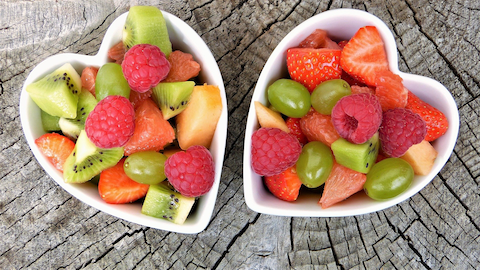
#> input picture Curso Coursera/Semana 7/fruit.png, 480 x 270 px
$ jupyter execute --allow-errors 'Tarea 6.ipynb'
#> lines starting #> are read from the running program, lines starting #| are printed output that depends on the picture; after the words box and inside, x2 and y2 are one past the last pixel; in counts of white or black regions, pixels touching at a corner belong together
# Procesamiento de imágenes · Tarea 6

En esta tarea aplicaremos lo aprendido sobre procesamiento morfológico, incluyendo dilatación, erosión y _region growing_.

### Importante
* Lee atentamente las instrucciones y todo el código.
* Ejecuta las celdas en orden.
* Escribe tu código en las celdas que lo soliciten.
* Usa los nombres de variables que te pidan.
* Confirma que tu código esté correcto corriendo las celdas que dicen "Chequeo".
* Si el chequeo alerta que hay alguna variable incorrecta, vuelve atrás y arréglala. No hay penalización por esto.

## Configuración inicial

##### Importamos librerías

[cell 1]
import cv2
import matplotlib.pyplot as plt
import numpy as np

import checker
import importlib

##### Aumentamos el tamaño de las imágenes

[cell 2]
plt.rcParams['figure.dpi'] = 200

## Parte 1 · _Region growing_ para una imagen binaria

Comencemos con una pequeña imagen binaria de un corazón.

[cell 3]
img_pixel = np.zeros((11, 13), dtype=np.uint8)

coords = ((1,3), (1,4), (1, 8), (1, 9), (2, 2), (2, 5),
          (2, 7), (2, 10), (3, 1), (3, 6), (3, 11), (4, 1),
          (4, 11), (5, 2), (5, 10), (6, 3), (6, 9), (7, 4),
          (7, 8), (8, 5), (8, 7), (9, 6))

img_pixel[tuple(zip(*coords))] = 1

plt.imshow(img_pixel, cmap='gray')
plt.axis('off');
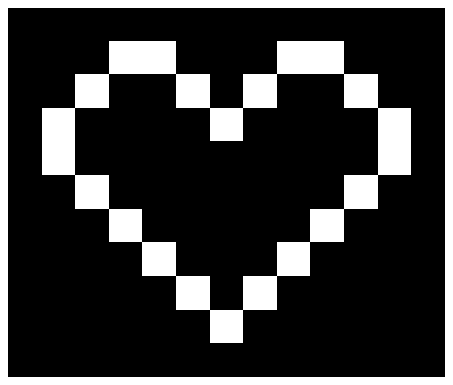
#> figure drawn by matplotlib, 1 panel

En clases vimos un algoritmo de _region growing_ que dilata un pixel semilla para ir rellenando el área dentro de un perímetro.

Implementa este algoritmo en la función ```region_growing_morphology```, recibiendo una imagen binaria (como ```img_pixel```) y las coordenadas del pixel semilla como una tupla ```(y, x)```. Debe retornar una imagen donde los pixeles dentro del perímetro valgan uno y el resto cero. El perímetro debe valer cero. Como no llegaremos a los bordes de la imagen, no te preocupes por esos casos extremos.

[cell 4]
# Escribe tu código en las siguientes líneas
def region_growing_morphology(img_pixel, seed):
    # Definimos una máscara de salida
#> called with img_pixel = array of shape (11, 13), seed = (5, 5)
    mask = np.zeros(img_pixel.shape)

    # Definimos una lista de pixeles visitados
    visited = np.zeros(img_pixel.shape)

    # Obtenemos las dimensiones de la imagen
    h, w = img_pixel.shape

    # Definimos una lista de pixeles a visitar
    to_visit = [seed]

    # Mientras haya pixeles por visitar
    while to_visit:
        # Obtenemos el pixel actual
        y, x = to_visit.pop()

        # Obtenemos los vecinos
        neighbors = []
        if y > 0:
            neighbors.append((y-1, x))
        if y < h-1:
            neighbors.append((y+1, x))
        if x > 0:
            neighbors.append((y, x-1))
        if x < w-1:
            neighbors.append((y, x+1))

        # Para cada vecino
        for neighbor in neighbors:
            ny, nx = neighbor
            # Si no ha sido visitado y es un pixel de la región
            if mask[ny, nx] == 0 and img_pixel[ny, nx] == 0:
                # Lo agregamos a la lista de pixeles a visitar
                to_visit.append(neighbor)

            # Marcamos el pixel como visitado
            visited[y, x] = 1
            mask[y, x] = 1

    return mask

[cell 5]
region_pixel = region_growing_morphology(img_pixel, (5, 5))

plt.imshow(region_pixel, cmap='gray')
plt.axis('off');

##### Chequeo

[cell 6]
importlib.reload(checker)
#> (the rest of this cell did not finish here and is left out)

## Parte 2 · Segmentación de imágenes a color

Tenemos una foto de una apetitosa ensalada de fruta y queremos extraer una frambuesa y una uva. Estas están señaladas en la imagen a color.

[cell 7]
img_fruit_path = 'fruit.png'
img_fruit = cv2.imread(img_fruit_path, cv2.IMREAD_COLOR)
#> img_fruit is the input picture: shape (270, 480, 3); mean B, G, R 116.1, 136.8, 171.3

[cell 8]
fig, axs = plt.subplots(1, 2)

axs[0].imshow(cv2.cvtColor(img_fruit, cv2.COLOR_BGR2RGB))
circle = plt.Circle((190, 170), 40, color='royalblue', fill=False)
axs[0].add_patch(circle)
circle = plt.Circle((290, 95), 40, color='royalblue', fill=False)
axs[0].add_patch(circle)
axs[0].axis('off')

axs[1].imshow(cv2.cvtColor(img_fruit, cv2.COLOR_BGR2GRAY), cmap='gray')
axs[1].axis('off');
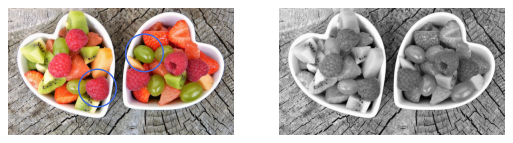
#> figure drawn by matplotlib, 2 panels

La imagen en escala de grises no pareciera ser favorable para segmentar las frutas. Veamos cómo se ve cada canal por separado.

[cell 9]
plt.subplot(1, 3, 1)
plt.imshow(img_fruit[:, :, 0], cmap='gray')
plt.axis('off')
plt.title('Canal azul')

plt.subplot(1, 3, 2)
plt.imshow(img_fruit[:, :, 1], cmap='gray')
plt.axis('off')
plt.title('Canal verde')

plt.subplot(1, 3, 3)
plt.imshow(img_fruit[:, :, 2], cmap='gray')
plt.axis('off')
plt.title('Canal rojo');
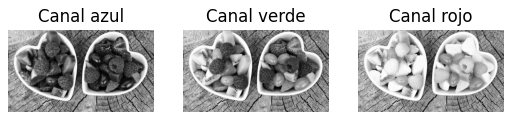
#> figure drawn by matplotlib, 3 panels

En el canal azul hay un bajo contraste entre las frutas. En el verde y rojo se ven mayores diferencias.

Podemos crear una nueva imagen a partir de la suma ponderada de los canales. A través de ensayo y error se encuentra una combinación que exhibe un gran contraste entre las distintas frutas. Es importante notar que los pixeles de la imagen ya no estarán entre 0 y 255.

[cell 10]
img_fruit_new = img_fruit.astype(np.int16)
img_fruit_new = (img_fruit_new[:, :, 0] + img_fruit_new[:, :, 2] - 2*img_fruit_new[:, :, 1])
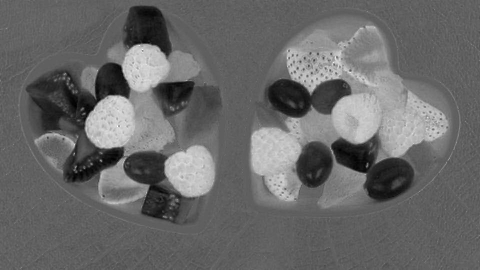
#> img_fruit_new: shape (270, 480) int16; min -167, max 273, mean 13.8; drawn with min black and max white

[cell 11]
plt.subplot(1, 1, 1)
plt.imshow(img_fruit_new, cmap='gray')
plt.axis('off');

Las dos frutas que queremos extraer tienen un tono de gris distinto al de sus alrededores, lo que nos facilitará el trabajo que sigue.

Veamos qué pasa cuando intentamos segmentar las frutas con umbrales globales.

[cell 12]
plt.subplot(1, 2, 1)
plt.imshow(img_fruit_new > 100, cmap='gray')
plt.axis('off')

plt.subplot(1, 2, 2)
plt.imshow(img_fruit_new < -50, cmap='gray')
plt.axis('off');
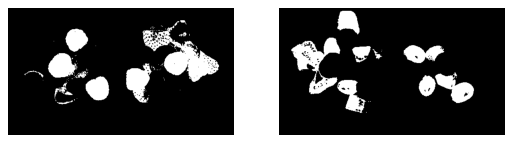
#> figure drawn by matplotlib, 2 panels

Las frutas que queremos extraer se segmentan medianamente bien, pero obviamente no son lo único presente en la imagen. Necesitamos una estrategia distinta. Utilicemos un algoritmo de _region growing_ que nos permita obtener los pixeles conectados y con tono de gris similar a un pixel semilla.

Implementa el algoritmo de _region growing_ en la función ```region_growing_grayscale```. Esta debe recibir una imagen en escala de grises, las coordenadas de un pixel semilla ```(y, x)``` y un _threshold_. Debe hacer crecer el pixel semilla, agregando todo pixel _[4-connected](https://en.wikipedia.org/wiki/Pixel_connectivity#4-connected)_ cuyo valor se diferencie en menos de ```threshold``` al pixel semilla. Debe retornar una imagen donde los pixeles pertenecientes a la región valgan uno y el resto cero. Como no llegaremos a los bordes de la imagen, no te preocupes por esos casos extremos.

En [este](https://en.wikipedia.org/wiki/Flood_fill) artículo puedes encontrar el pseudo-código de algoritmos que podrían ayudarte.

[cell 13]
# Escribe tu código en las siguientes líneas
def region_growing_grayscale(image, seed, threshold):
    # Dimensiones de la imagen
#> called with seed = (170, 190), threshold = 60
    rows, cols = image.shape
#> rows = 270; cols = 480

    # Crear matriz para almacenar la región
    region = np.zeros_like(image, dtype=bool)

    # Lista de puntos por visitar
    points_to_visit = [seed]

    # Valor del pixel semilla
    seed_value = image[seed]
#> seed_value = 170

    # Mientras haya puntos por visitar
    while points_to_visit:
        # Sacar el punto de la lista
        current_point = points_to_visit.pop(0)
        x, y = current_point

        # Si el punto ya fue visitado, continuar
        if region[x, y]:
            continue

        # Si el valor del punto es similar al valor de la semilla, agregarlo a la región
        if abs(image[x, y] - seed_value) <= threshold:
            region[x, y] = True

            # Agregar los vecinos a la lista de puntos por visitar
            if x > 0:
                points_to_visit.append((x - 1, y))
            if x < rows - 1:
                points_to_visit.append((x + 1, y))
            if y > 0:
                points_to_visit.append((x, y - 1))
            if y < cols - 1:
                points_to_visit.append((x, y + 1))
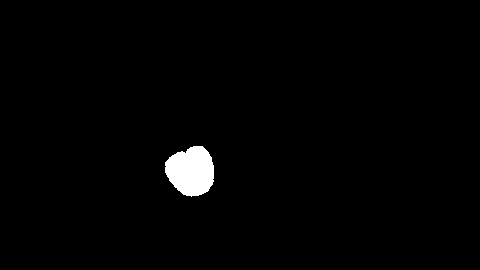
#> region: shape (270, 480) bool; 1.5% white; 1 white region, box (x1, y1, x2, y2) and area: (165, 146, 214, 197) 1888
#> after the loop, points_to_visit = []

    return region.astype(np.uint8)

Segmentemos la frambuesa con el algoritmo. El pixel semilla está en (170, 190) y usaremos un _threshold_ igual a 60.

[cell 14]
mask_raspberry = region_growing_grayscale(img_fruit_new, (170, 190), 60)

plt.imshow(mask_raspberry, cmap='gray')
plt.axis('off');

Si el algoritmo funciona correctamente, deberías ver la forma de la frambuesa en blanco.

##### Chequeo

[cell 15]
importlib.reload(checker)
#> (the rest of this cell did not finish here and is left out)

Repitamos lo mismo para la uva y veamos cómo nos va.

[cell 16]
mask_grape = region_growing_grayscale(img_fruit_new, (100, 295), 60)
#> call 2 of region_growing_grayscale, with seed = (100, 295), threshold = 60
#> in region_growing_grayscale (call 2), `seed_value = image[seed]`: seed_value = -119
#> after the loop in region_growing_grayscale (call 2), `while points_to_visit:`:
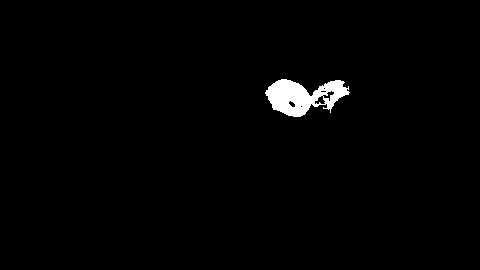
#> region: shape (270, 480) bool; 1.4% white; 1 white region, box (x1, y1, x2, y2) and area: (265, 79, 350, 117) 1833

plt.imshow(mask_grape, cmap='gray')
plt.axis('off');

Como hay una uva de un color similar al lado de la que queremos segmentar, esta también fue incluida en la máscara. Bajemos el umbral a 30.

[cell 17]
mask_grape = region_growing_grayscale(img_fruit_new, (100, 295), 30)
#> call 3 of region_growing_grayscale, with seed = (100, 295), threshold = 30
#> after the loop in region_growing_grayscale (call 3), `while points_to_visit:`:
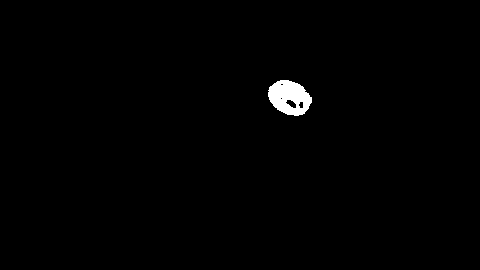
#> region: shape (270, 480) bool; 0.84% white; 1 white region, box (x1, y1, x2, y2) and area: (268, 80, 312, 116) 1086

plt.imshow(mask_grape, cmap='gray')
plt.axis('off');

Logramos eliminar la segunda uva pero ahora faltó parte de la primera. Como vimos en clases, podemos rellenar agujeros realizando primero una dilatación y después una erosión.

Cierra los agujeros aplicando tres dilataciones y luego tres erosiones. Guarda el resultado en ```mask_grape_filled```. Usa las funciones de [aquí](https://docs.scipy.org/doc/scipy/reference/ndimage.html#morphology).

[cell 18]
# Escribe tu código en las siguientes líneas
mask_grape_filled = mask_grape.copy()

# Realizar tres dilataciones
mask_grape_filled = cv2.dilate(mask_grape_filled, None, iterations=3)
#> mask_grape_filled: shape (270, 480); values 0 (black) and 1 (white), 1.3% white; 1 white region, box (x1, y1, x2, y2) and area: (265, 77, 315, 119) 1674

# Realizar tres erosiones
mask_grape_filled = cv2.erode(mask_grape_filled, None, iterations=3)
#> mask_grape_filled: shape (270, 480); values 0 (black) and 1 (white), 0.89% white; 1 white region, box (x1, y1, x2, y2) and area: (268, 80, 312, 116) 1158

[cell 19]
# Transformamos a 0 y 1
mask_grape_filled = mask_grape_filled.astype(np.uint8)

[cell 20]
plt.imshow(mask_grape_filled, cmap='gray')
plt.axis('off');

##### Chequeo

[cell 21]
importlib.reload(checker)
#> (the rest of this cell did not finish here and is left out)

Finalmente, apliquemos las máscaras obtenidas a la imagen a color original para obtener una imagen que solo incluya las dos frutas a color. Ya hemos hecho esto en tareas pasadas. Guarda el resultado en ```img_fruit_masked```. Debe ser un arreglo tridimensional compuesto por ```uint8``` entre 0 y 255.

[cell 22]
# Escribe tu código en las siguientes líneas
img_fruit_masked = img_fruit.copy()

# Unir las máscaras
mask = mask_raspberry + mask_grape_filled
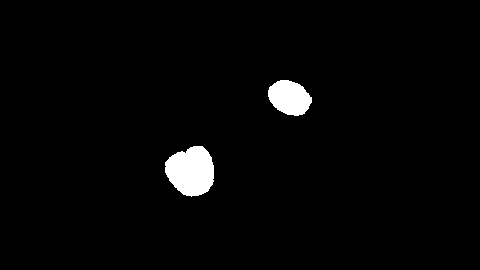
#> mask: shape (270, 480); values 0 (black) and 1 (white), 2.4% white; 2 white regions, box (x1, y1, x2, y2) and area: (165, 146, 214, 197) 1888, (268, 80, 312, 116) 1158

# Aplicar la máscara
img_fruit_masked = img_fruit_masked * mask[:, :, np.newaxis]
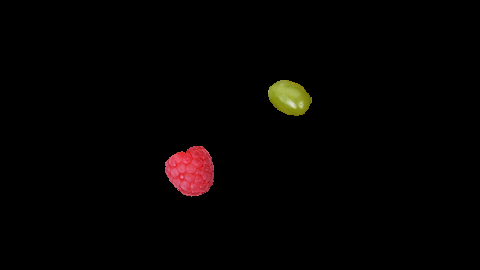
#> img_fruit_masked: shape (270, 480, 3); mean B, G, R 1.6, 2.3, 4.3
img_fruit_masked = img_fruit_masked.astype(np.uint8)

[cell 23]
print(img_fruit_masked.shape)
#| (270, 480, 3)

[cell 24]
plt.subplot(1, 1, 1)
plt.imshow(img_fruit_masked[:, :, ::-1])
plt.axis('off');
